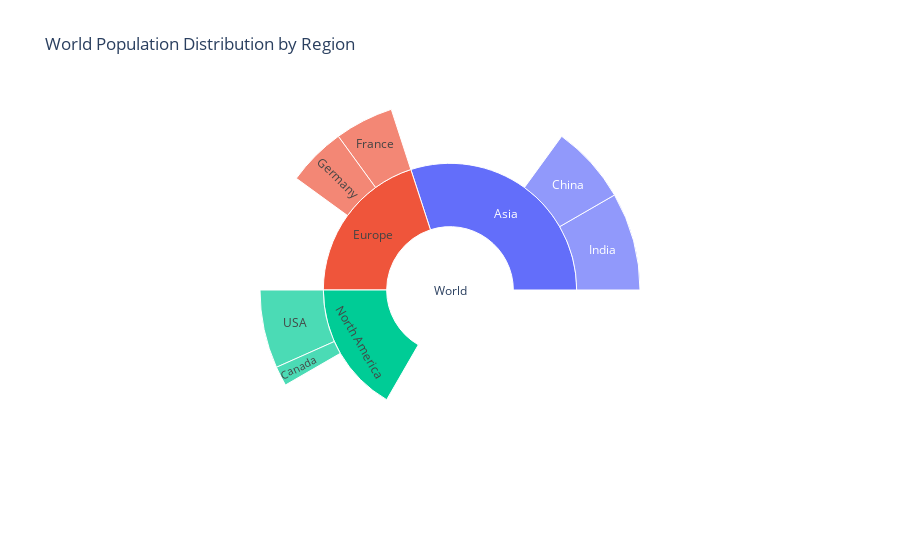

Write notebook code for a chart like this one.
### Code cell
import plotly.express as px

# Example data
data = dict(
    labels=["World", "Asia", "Europe", "North America", "China", "India", "France", "Germany", "USA", "Canada"],
    parents=["", "World", "World", "World", "Asia", "Asia", "Europe", "Europe", "North America", "North America"],
    values=[100, 45, 30, 25, 20, 25, 15, 15, 20, 5]
)

# Creating the Sunburst Plot
fig = px.sunburst(
    names=data["labels"],
    parents=data["parents"],
    values=data["values"],
    title="World Population Distribution by Region",
)
fig.show()

### Figure 1 — Plotly figure (JSON) as saved in the notebook; plotly's stock layout.template omitted (floating-point values rounded to 4 significant figures)
{"data": [{"domain": {"x": [0, 1], "y": [0, 1]}, "hovertemplate": "label=%{label}<br>value=%{value}<br>parent=%{parent}<extra></extra>", "labels": ["World", "Asia", "Europe", "North America", "China", "India", "France", "Germany", "USA", "Canada"], "name": "", "parents": ["", "World", "World", "World", "Asia", "Asia", "Europe", "Europe", "North America", "North America"], "type": "sunburst", "values": [100, 45, 30, 25, 20, 25, 15, 15, 20, 5]}], "layout": {"legend": {"tracegroupgap": 0}, "title": {"text": "World Population Distribution by Region"}}}
